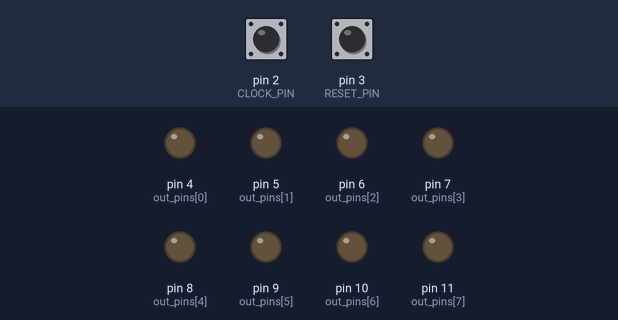
This sketch was run on a simulated Arduino Uno, built with avr-gcc and run on an emulated ATmega328P. Parts: output pins drawn as LEDs (lit = HIGH). Dashed ring = blinking. Inputs (shaded band) come from the test bench; at power-on: pin 2 (CLOCK_PIN) HIGH, pin 3 (RESET_PIN) HIGH.

Above: at 1.2 s.
1.3 s: pin 2 (CLOCK_PIN) pulled LOW for 0.15 s
At 1.37 s:
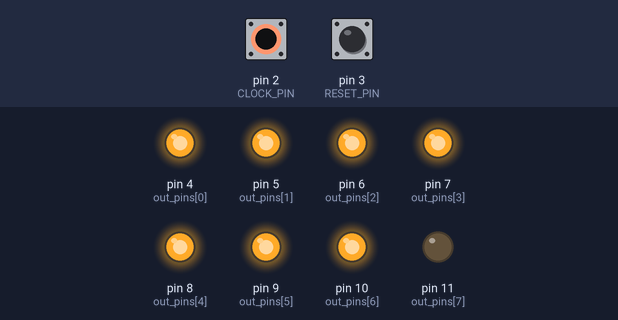
2.9 s: pin 2 (CLOCK_PIN) pulsed LOW 5 times (0.12 s each, 0.3 s apart)
At 3.26 s:
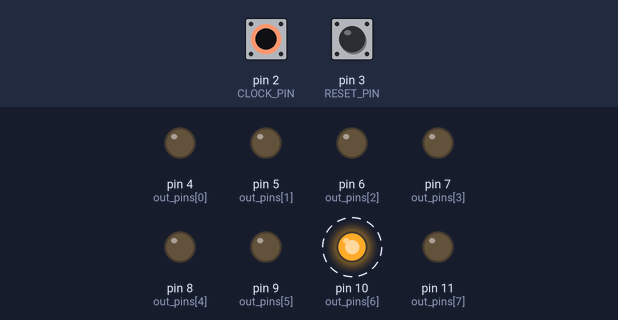
5.9 s: pin 2 (CLOCK_PIN) pulled LOW for 1 s
At 6.5 s:
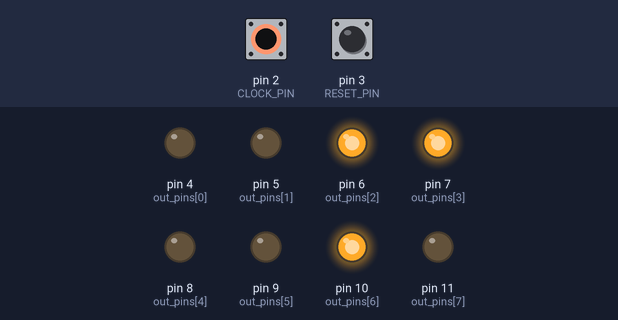
8.4 s: pin 2 (CLOCK_PIN) pulsed LOW 2 times (0.12 s each, 0.3 s apart)
At 8.76 s:
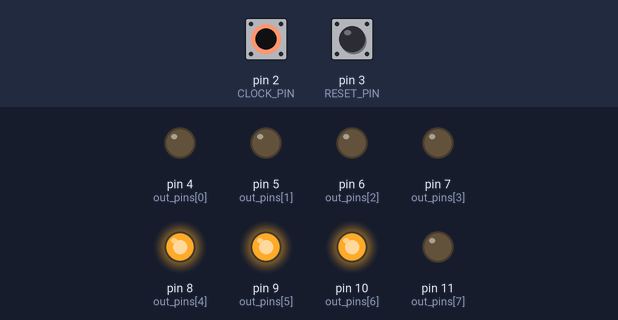
10.5 s: pin 2 (CLOCK_PIN) pulled LOW for 3.2 s
At 11.2 s:
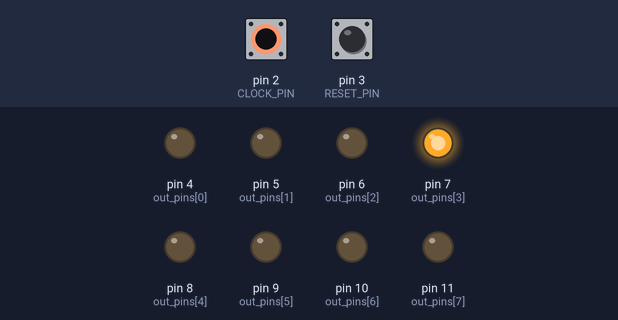
Timing chart, 0 to 15.2 s (numbered marks = the images above; inputs shaded):
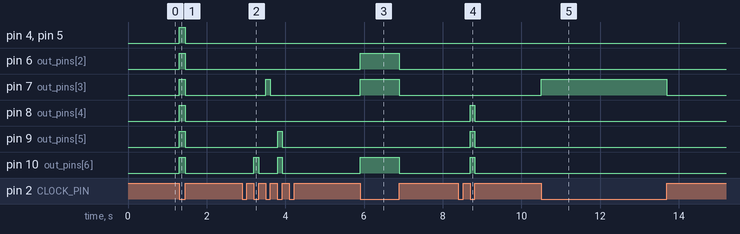

The sketch:

uc_divider_24ppqn_polyrhythm.ino
```cpp
/*
 * UC Divider is a configurable step/beat divider for musical application
 * It features:
 * 8 gated/trigged outputs (5V)
 * 1 clock input (positive voltage detection, max +5V)
 * 1 reset input (positive voltage detection, max +5V)
 *
 * 2021 David Haillant
 *
 * See hardware and additional information:
 * www.davidhaillant.com
 *
 */


/*
    This program is free software: you can redistribute it and/or modify
    it under the terms of the GNU General Public License as published by
    the Free Software Foundation, either version 3 of the License, or
    (at your option) any later version.

    This program is distributed in the hope that it will be useful,
    but WITHOUT ANY WARRANTY; without even the implied warranty of
    MERCHANTABILITY or FITNESS FOR A PARTICULAR PURPOSE.  See the
    GNU General Public License for more details.

    You should have received a copy of the GNU General Public License
    along with this program.  If not, see <https://www.gnu.org/licenses/>.
*/


// This version offers true POLYRHYTHM outputs from 24 PPQN clock input
// Revision 20210630


// Uncomment the following line to allow serial debugging (115200 bauds)
//#define DEBUG


// pin definitions (see Arduino pin mapping)
#define CLOCK_PIN     2
#define RESET_PIN     3

// number of outputs
#define NUMBER_OUTS   8

// array of output pin numbers
const uint8_t out_pins[NUMBER_OUTS] = {
  4, 5, 6, 7, 8, 9, 10, 11
};

// array of output states
uint8_t out_states[NUMBER_OUTS] = {
  LOW, LOW, LOW, LOW, LOW, LOW, LOW, LOW
};


// resolution of the main counter. 24 PPQN
#define MAX_RESOLUTION 24

// One main counter, incremented on each pulse on clock input. From 0 to (MAX_RESOLUTION - 1)
uint8_t ppqn_counter = 0;


uint8_t clock_state = LOW;
uint8_t reset_state = LOW;

// deboucing
uint8_t last_clock_pin_state = HIGH;

#ifdef DEBUG
uint8_t debug_counter = 0;
#endif

void reset_outputs(void);
void manage_clock();


void setup() {
  // inputs
  pinMode(CLOCK_PIN, INPUT_PULLUP);
  pinMode(RESET_PIN, INPUT_PULLUP);

  // outputs
  for (uint8_t i = 0; i < NUMBER_OUTS; i++) pinMode(out_pins[i], OUTPUT);


  // set up interrupt on clock pin
  attachInterrupt(digitalPinToInterrupt(CLOCK_PIN), manage_clock, CHANGE);

  // set up interrupt on reset pin
  attachInterrupt(digitalPinToInterrupt(RESET_PIN), reset_outputs, FALLING);

  interrupts();

#ifdef DEBUG
  Serial.begin(115200);
  Serial.println("hello");
#endif

  reset_outputs();
}

void loop() {
  for (uint8_t i = 0; i < NUMBER_OUTS; i++)
  {
    // but only output a beat when the clock is HIGH (reflect the Clock state)
    digitalWrite(out_pins[i], (clock_state == HIGH) ? out_states[i] : LOW);
  }
}

void reset_outputs(void)
{
  // load each counter with its MAX value -> Ready for the beat!
  for (uint8_t i = 0; i < NUMBER_OUTS; i++) out_states[i] = LOW;
  ppqn_counter = 0;

#ifdef DEBUG
  Serial.print("PPQN: ");
  Serial.println(ppqn_counter);
  for (uint8_t i = 0; i < NUMBER_OUTS; i++)
  {
    Serial.print("\t");
    Serial.print(out_states[i]);
  }
  Serial.println("\n\t----------------------------------------------------------------------");
#endif
}


void manage_clock()
{
  uint8_t current_clock_pin_state = digitalRead(CLOCK_PIN);

  // check for effective change (removes some bouncy effect)
  if (current_clock_pin_state != last_clock_pin_state)
  {
    last_clock_pin_state = current_clock_pin_state; // keep that in mind for the next call

    // manage either start or end of pulse (the logic is negative: LOW means voltage is present)
    if (current_clock_pin_state == LOW)
    {
      // Rising Edge -> start the beat!

      // the clock state is useful for activating the outputs only while the clock is high
      clock_state = HIGH;
      // -> the outputs are allowed to turn ON


/*
  binary_1_out = (ppqn_counter == 0);
  binary_2_out = (ppqn_counter == 0) || (ppqn_counter == 12);
  binary_4_out = (ppqn_counter == 0) || (ppqn_counter == 6) || (ppqn_counter == 12) || (ppqn_counter == 18);
  binary_8_out = (ppqn_counter == 0) || (ppqn_counter == 3) || (ppqn_counter == 6) || (ppqn_counter == 9) || (ppqn_counter == 12) || (ppqn_counter == 15) || (ppqn_counter == 18) || (ppqn_counter == 21);

  ternary_3_out = (ppqn_counter == 0) || (ppqn_counter == 8) || (ppqn_counter == 16);
  ternary_6_out = (ppqn_counter == 0) || (ppqn_counter == 4) || (ppqn_counter == 8) || (ppqn_counter == 12) || (ppqn_counter == 16) || (ppqn_counter == 20);
  ternary_12_out = ~(ppqn_counter & 0b00000001);
 */

      // BINARY 1 (1)
      out_states[0] = (ppqn_counter == 0);
      // BINARY 2 (1/2)
      out_states[1] = (ppqn_counter == 0) || (ppqn_counter == 12);
      // BINARY 4 (1/4)
      out_states[2] = (ppqn_counter == 0) || (ppqn_counter == 6) || (ppqn_counter == 12) || (ppqn_counter == 18);
      // BINARY 8 (1/8)
      out_states[3] = (ppqn_counter == 0) || (ppqn_counter == 3) || (ppqn_counter == 6) || (ppqn_counter == 9) || (ppqn_counter == 12) || (ppqn_counter == 15) || (ppqn_counter == 18) || (ppqn_counter == 21);

      // TERNARY 3 (1/3)
      out_states[4] = (ppqn_counter == 0) || (ppqn_counter == 8) || (ppqn_counter == 16);
      // TERNARY 6 (1/6)
      out_states[5] = (ppqn_counter == 0) || (ppqn_counter == 4) || (ppqn_counter == 8) || (ppqn_counter == 12) || (ppqn_counter == 16) || (ppqn_counter == 20);
      // TERNARY 12 (1/12)
      out_states[6] = (~(ppqn_counter & 0b00000001) & 0b00000001);

      // 24 PPQN (copy from input clock) or any other function ----- TBD ------
      out_states[7] = 0;  // TBD


#ifdef DEBUG
      Serial.print("\t");
      Serial.print(debug_counter);
      debug_counter++;

      Serial.print("\t");
      Serial.print(ppqn_counter);

      for (uint8_t i = 0; i < NUMBER_OUTS; i++)
      {
        Serial.print("\t");
        Serial.print(out_states[i]);
      }
      Serial.println("");
#endif
    }
    else
    {
      // Falling Edge -> be ready for next step
      clock_state = LOW;

      // increment ppqn_counter
      ppqn_counter++;

      // reset ppqn_counter if it overflow its resolution
      if (ppqn_counter >= MAX_RESOLUTION)
      {
        ppqn_counter = 0;
      }
#ifdef DEBUG
      Serial.println(".");
#endif
    }
  }
  else
  {
    // we are in the same state as previous call... this shouldn't happen (bounces?)
    // do nothing
#ifdef DEBUG
      Serial.println("B");
#endif
  }

}
```

Measured:
- after the input at 1.3 s, pin 4 (out_pins[0]), pin 5 (out_pins[1]), pin 6 (out_pins[2]), pin 7 (out_pins[3]), pin 8 (out_pins[4]), pin 9 (out_pins[5]), pin 10 (out_pins[6]): LOW → HIGH at once, → LOW 0.15 s later
- after the input at 2.9 s, pin 7 (out_pins[3]): LOW → HIGH after 0.60 s, → LOW 0.12 s later; pin 9 (out_pins[5]): LOW → HIGH after 0.90 s, → LOW 0.12 s later; pin 10 (out_pins[6]): alternates HIGH for 0.12 s and LOW for 0.48 s, 4 changes in all, then stays LOW, starting after 0.30 s
- after the input at 5.9 s, pin 6 (out_pins[2]), pin 7 (out_pins[3]), pin 10 (out_pins[6]): LOW → HIGH at once, → LOW 1.0 s later
- after the input at 8.4 s, pin 8 (out_pins[4]), pin 9 (out_pins[5]), pin 10 (out_pins[6]): LOW → HIGH after 0.30 s, → LOW 0.12 s later
- after the input at 10.5 s, pin 7 (out_pins[3]): LOW → HIGH at once, → LOW 3.2 s later
